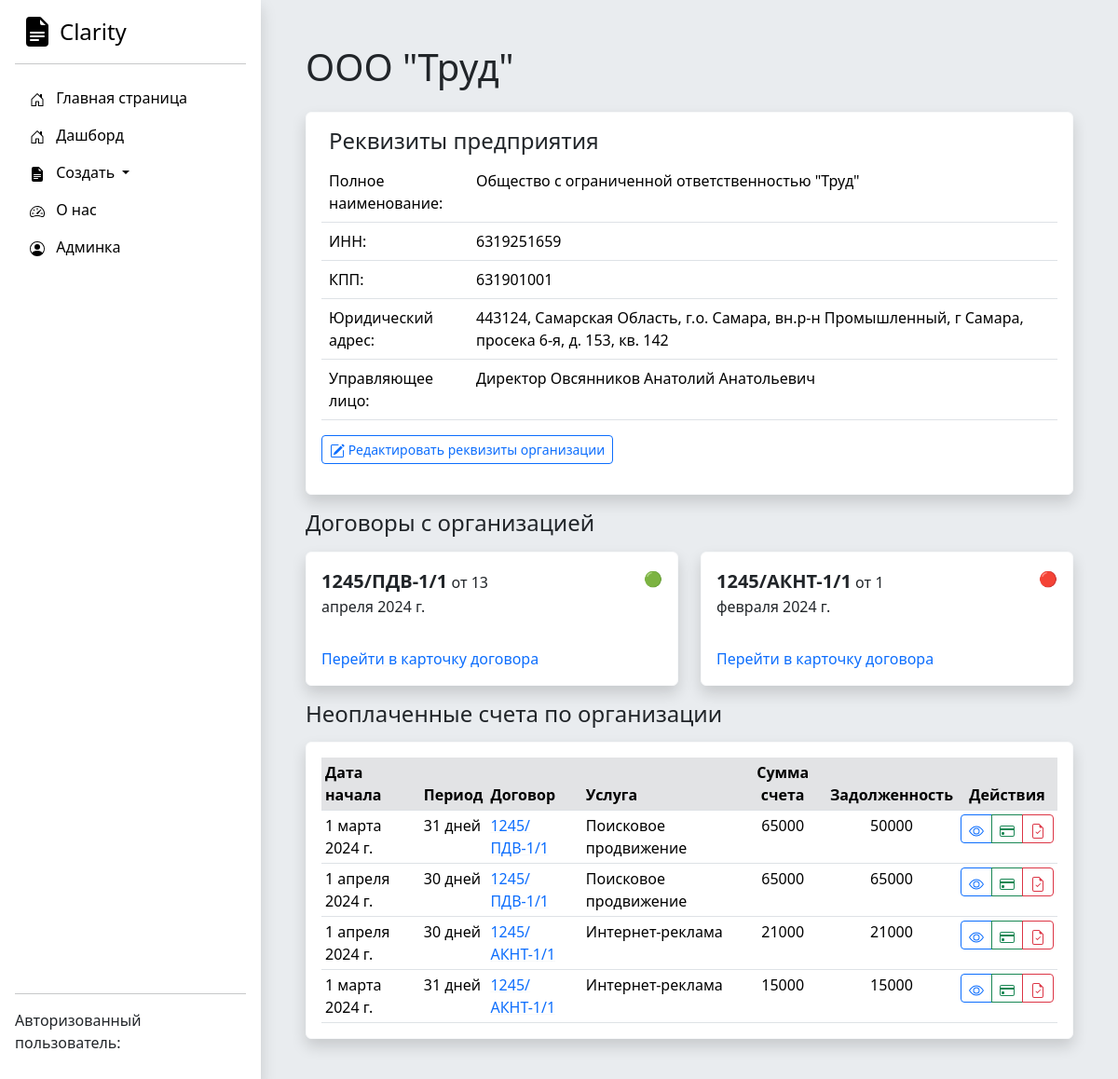
/organization/1/, run on an earlier commit of the app's database.
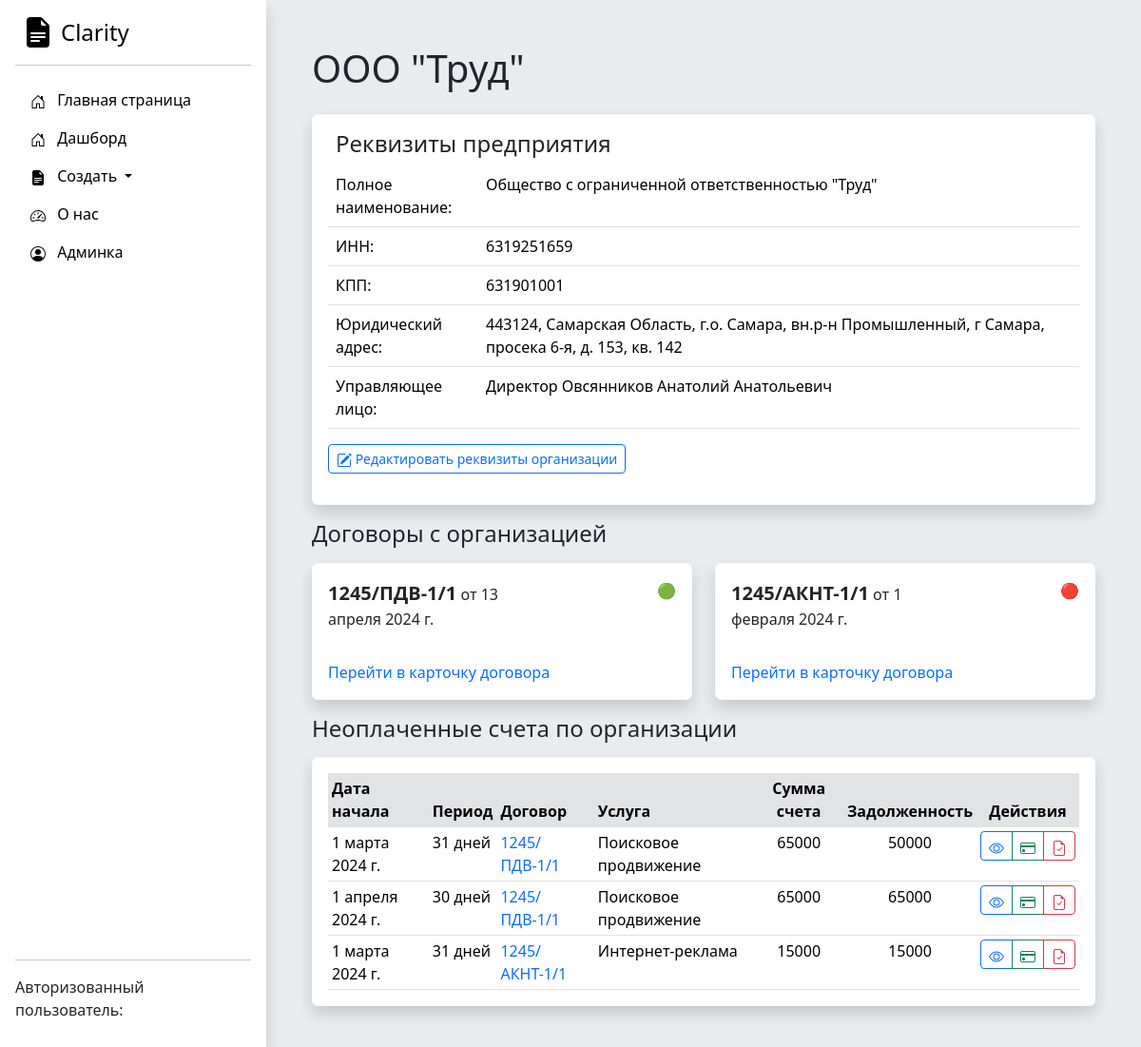
And on a later commit of the database.
### Accounting/models.py (models this page shows, shortened)
class Dogovor(models.Model):
    nomer_dogovora = models.CharField('Номер договора', max_length=250)
    date_of_signing = models.DateField('Дата начала действия договора')
    web_site = models.CharField('Веб сайт', max_length=250)
    contract_completed = models.BooleanField('Активный договор')
    basic_price = models.IntegerField('Цена догвора')
    service_type = models.ForeignKey(Service_type, on_delete=models.DO_NOTHING)
    organization = models.ForeignKey(Organization, on_delete=models.CASCADE)
    class Meta:
        verbose_name = "Договор"
        verbose_name_plural = "Договоры"

class Service(models.Model):
    service_name = models.CharField('Название оказываемой услуги для счета и Акта', max_length=250)
    date_start = models.DateField('Дата начала оказания услуги')
    date_end = models.DateField('Дата окончания оказания услуги')
    price = models.IntegerField('Оплата за услугу')
    payment_made = models.IntegerField('Сумма частичной оплаты счета', db_default=0)
    dogovor = models.ForeignKey(Dogovor, on_delete=models.CASCADE)
    full_payment = models.BooleanField('Счет полностью оплачен')
    act_approved = models.BooleanField("Акт подписан")
    class Meta:
        verbose_name = "Услуга (локализованный этап)"
        verbose_name_plural = "Услуги (локализованные этапы)"

class Service_type(models.Model):
    service_type = models.CharField('Название направления оказываемых услуг', max_length=250)
    regular = models.BooleanField('Регулярная услуга, нужно выставлять ежемесячный счет')
    def __str__(self):
        return self.service_type
    class Meta:
        verbose_name = "Направление услуги"
        verbose_name_plural = "Направления услуг"

### Accounting/views.py (the view)
# urls.py: path('organization/<int:pk>/', views.organization_detail, name='organization-detail'),
def organization_detail(request, pk):
    organization_list = Organization.objects.get(id=pk)
    dogovor_list = Dogovor.objects.filter(organization=organization_list)
    service_list = Service.objects.filter(dogovor__in=dogovor_list)
    for el in service_list:
        el.debt = el.price - el.payment_made
    for el in service_list:
        el.period = (el.date_end - el.date_start).days + 1
    for el in service_list:
        el.period = (el.date_end - el.date_start).days + 1
    return render(request, 'Accounting/organization-detail.html',
                  {'organization_list': organization_list, 'dogovor_list': dogovor_list,
                   'service_list': service_list})

### DAM/templates/Accounting/organization-detail.html (shortened to what this page needs)
{% extends 'Accounting/base.html' %}
{% block content %}<h1 class="mb-4">{{ organization_list.short_name }}</h1>
<div class="card border-light shadow p-3 bg-body rounded">
<h4 class="ms-2">Реквизиты предприятия</h4>
    <table class="table table-hover ">
  <tbody>
    <tr>
      <td width="20%" >Полное наименование:</td>
      <td>{{ organization_list.full_name }}</td>
    </tr>
    <tr>
      <td>ИНН:</td>
      <td>{{ organization_list.inn }}</td>
    </tr>
    <tr>
      <td>КПП:</td>
      <td>{{ organization_list.kpp }}</td>
    </tr>
      <tr>
      <td>Юридический адрес:</td>
      <td>{{ organization_list.ur_adres }}</td>
    </tr>
      <tr>
      <td>Управляющее лицо:</td>
      <td>{{ organization_list.management_post }} {{ organization_list.management_full_name }}</td>
    </tr>
  </tbody>
</table>
<div class="d-grid gap-2 d-md-block">
    <a class="btn btn-outline-primary btn-sm mb-3" role="button" href="{% url 'organization-edit' organization_list.pk %}">
        Редактировать реквизиты организации
    </a>
</div>
</div>
{% if dogovor_list %}
<h4 class="mt-3 mb-3">Договоры с организацией</h4>
    <div class="row row-cols-1 row-cols-md-2 g-4">
         {% for el in dogovor_list %}
            <div class="col">
                <div class="card border-light shadow bg-body rounded">
                    <div class="pt-3 ps-3 pe-3 row">
                        <p class="col-8"><span class="fs-5 fw-bold">{{ el.nomer_dogovora }}</span> от {{ el.date_of_signing }}</p>
                        <p class="col-4 text-end">
                            {% if el.contract_completed is True %}
                            🟢
                            {% else %}
                            🔴
                            {% endif %}
                        </p>
                    </div>
                    <div class="card-body">
                        <a class="link-underline-light" href="/dogovor/{{ el.id }}"> Перейти в карточку договора </a>
                    </div>
                </div>
            </div>
        {% endfor %}
    </div>
{% endif %}
{% if service_list %}
<h4 class="mt-3">Неоплаченные счета по организации</h4>
<div class="card border-light shadow p-3 bg-body rounded mt-3">
<div class="card-body px-0 py-0">
<div class="table-responsive scrollbar">
    <table class="table table-sm fs-10 mb-0 overflow-hidden">
        <thead >
            <tr>
                <th class="bg-secondary-subtle">Дата начала</th>
                <th class="bg-secondary-subtle">Период</th>
                <th class="bg-secondary-subtle">Договор</th>
                <th class="bg-secondary-subtle">Услуга</th>
                <th class="bg-secondary-subtle text-center">Сумма счета</th>
                <th class="bg-secondary-subtle text-center">Задолженность</th>
                <th class="bg-secondary-subtle text-center">Действия</th>
            </tr>
        </thead>
        <tbody>
{% for el in service_list %}
{% if el.full_payment is False %}
<tr>
    <td>{{ el.date_start }}</td>
    <td>{{ el.period }} дней</td>
    <td><a class="link-underline-light" href="/dogovor/{{ el.dogovor.id }}">{{ el.dogovor.nomer_dogovora }}</a> </td>
    <td>{{ el.dogovor.service_type }}</td>
    <td class="text-center">{{ el.price }}</td>
    <td class="text-center">{{ el.debt }}</td>
    <td class="text-center">
        <div class="btn-group" role="group" aria-label="Basic mixed styles example">
          <a role="button" class="btn btn-outline-primary btn-sm" href="{% url 'service-detail' el.pk %}">
          </a>
          <a role="button" class="btn btn-outline-success btn-sm" href="{% url 'service-generate-bill' el.pk %}">
          </a>
          <a role="button" class="btn btn-outline-danger btn-sm" href="{% url 'service-generate-act' el.pk %}">
          </a>
        </div>
    </td>
</tr>
{% endif %}
{% endfor %}
        </tbody>
    </table>
</div>
</div>
</div>
{% endif %}
{% endblock %}

What changed in the data, as far as the page shows it:
no longer on this page (row edited): Service: date_start "1 апреля 2024 г.", period "30", dogovor.nomer_dogovora "1245/АКНТ-1/1", dogovor.service_type "Интернет-реклама", price "21000", debt "21000"
